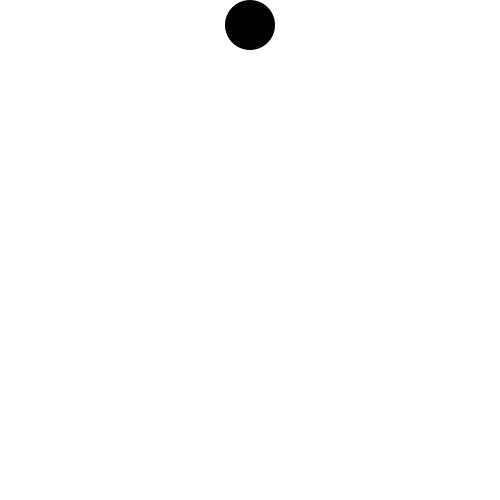
Frame 1 (no input)
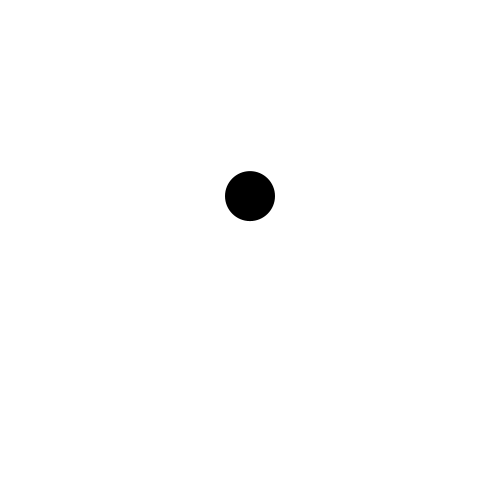
Frame 60 (the mouse pressed at the canvas centre just before this capture)
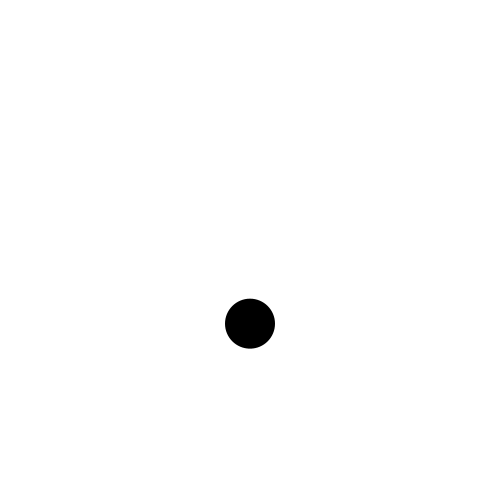
Frame 120 (the mouse held since frame 60 and released just before this capture)

The Processing sketch that drew these frames (run headless with seeded random() and noise(); from frame 60 on, the mouse is pressed at the canvas centre):

// Processing sketch: bound_circle2
// ── bound_circle2.pde
float x=250,y=25;
float speed = 0;
float gravity = 0.1;

void setup() {
    size(500,500);
}

void draw() {
  background(255);
  fill(0);
  noStroke();
  ellipse(x,y,50,50);
  y += speed;
  speed += gravity;
  if (y>=height-25) {
    y = height-25;
    if (abs(speed) < 1.5) {
      speed = 0;
    } else {
      speed *= -0.8;
    }
  }
}
